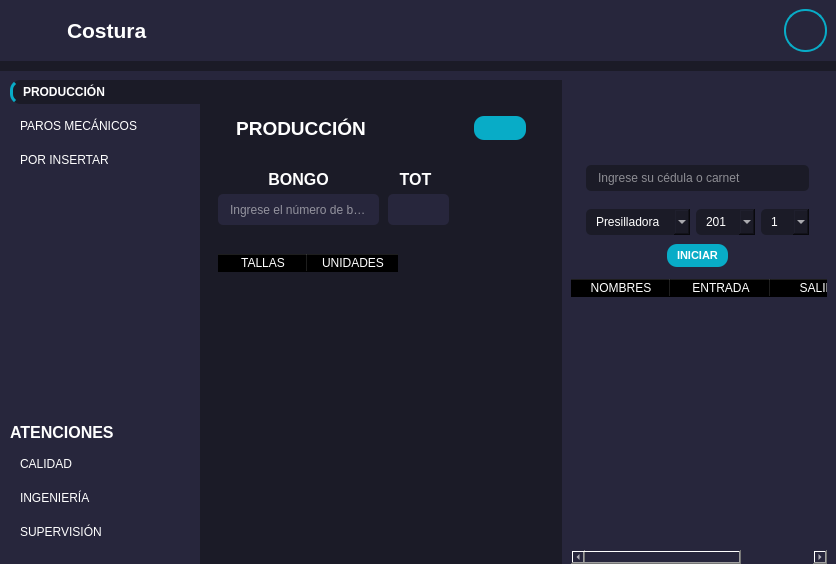
<?xml version="1.0" encoding="UTF-8"?>
<ui version="4.0">
 <class>MainWindow</class>
 <widget class="QMainWindow" name="MainWindow">
  <property name="geometry">
   <rect>
    <x>0</x>
    <y>0</y>
    <width>836</width>
    <height>564</height>
   </rect>
  </property>
  <property name="windowTitle">
   <string>MainWindow</string>
  </property>
  <property name="styleSheet">
   <string notr="true">*{
	border: none;
	background-color: transparent;
	background: transparent;
	padding: 0;
	margin: 0;
	color: #fff;
}
#centralwidget,#prodBtn,#mainBodyContent,QLineEdit,QComboBox{
	background-color: #1b1b27;
}

#header,#mainBody{

	background-color: #27263c;

}
#pushButton{
	border: 2px solid #08ACC7;
	border-radius: 21px;
	text-align: center;
}

#addUserBtn{
	background-color: #08ACC7;
	border-radius:10px;
}

QPushButton{
	text-align: left;
	padding: 5px 10px;
	border-top-left-radius:10px;
	border-bottom-left-radius:10px;
}

#prodBtn{
	border-left: 3px solid #08ACC7;
	font-weight: bold;
}

QLineEdit{
	padding: 5px 10px;
	border-radius: 5px;
}
QComboBox{
	padding: 5px 10px;
	border-radius: 5px;
}

#showUsersBtn{
	background-color: #08ACC7;
	border-radius:10px;
}
</string>
  </property>
  <widget class="QWidget" name="centralwidget">
   <layout class="QVBoxLayout" name="verticalLayout">
    <property name="spacing">
     <number>10</number>
    </property>
    <property name="leftMargin">
     <number>0</number>
    </property>
    <property name="topMargin">
     <number>0</number>
    </property>
    <property name="rightMargin">
     <number>0</number>
    </property>
    <property name="bottomMargin">
     <number>0</number>
    </property>
    <item alignment="Qt::AlignBottom">
     <widget class="QWidget" name="header" native="true">
      <layout class="QHBoxLayout" name="horizontalLayout">
       <property name="spacing">
        <number>0</number>
       </property>
       <property name="leftMargin">
        <number>0</number>
       </property>
       <property name="topMargin">
        <number>0</number>
       </property>
       <property name="rightMargin">
        <number>0</number>
       </property>
       <property name="bottomMargin">
        <number>0</number>
       </property>
       <item alignment="Qt::AlignLeft">
        <widget class="QFrame" name="frame_2">
         <property name="frameShape">
          <enum>QFrame::StyledPanel</enum>
         </property>
         <property name="frameShadow">
          <enum>QFrame::Raised</enum>
         </property>
         <layout class="QHBoxLayout" name="horizontalLayout_4">
          <item alignment="Qt::AlignLeft">
           <widget class="QPushButton" name="menuBarBtn">
            <property name="cursor">
             <cursorShape>PointingHandCursor</cursorShape>
            </property>
            <property name="layoutDirection">
             <enum>Qt::LeftToRight</enum>
            </property>
            <property name="text">
             <string/>
            </property>
            <property name="icon">
             <iconset resource="QSS/QSS_Resources.qrc">
              <normaloff>:/icons/Icons/align-justify.png</normaloff>:/icons/Icons/align-justify.png</iconset>
            </property>
            <property name="iconSize">
             <size>
              <width>24</width>
              <height>24</height>
             </size>
            </property>
           </widget>
          </item>
          <item>
           <widget class="QLabel" name="label">
            <property name="font">
             <font>
              <family>MS Shell Dlg 2</family>
              <pointsize>16</pointsize>
              <weight>75</weight>
              <bold>true</bold>
             </font>
            </property>
            <property name="text">
             <string>Costura</string>
            </property>
           </widget>
          </item>
         </layout>
        </widget>
       </item>
       <item alignment="Qt::AlignRight|Qt::AlignBottom">
        <widget class="QFrame" name="frame">
         <property name="frameShape">
          <enum>QFrame::StyledPanel</enum>
         </property>
         <property name="frameShadow">
          <enum>QFrame::Raised</enum>
         </property>
         <layout class="QHBoxLayout" name="horizontalLayout_3">
          <property name="spacing">
           <number>13</number>
          </property>
          <property name="leftMargin">
           <number>6</number>
          </property>
          <item>
           <widget class="QPushButton" name="pushButton_3">
            <property name="cursor">
             <cursorShape>PointingHandCursor</cursorShape>
            </property>
            <property name="text">
             <string/>
            </property>
            <property name="icon">
             <iconset resource="QSS/QSS_Resources.qrc">
              <normaloff>:/icons/Icons/window_minimize.png</normaloff>:/icons/Icons/window_minimize.png</iconset>
            </property>
            <property name="iconSize">
             <size>
              <width>20</width>
              <height>20</height>
             </size>
            </property>
           </widget>
          </item>
          <item>
           <widget class="QPushButton" name="pushButton_2">
            <property name="cursor">
             <cursorShape>PointingHandCursor</cursorShape>
            </property>
            <property name="styleSheet">
             <string notr="true"/>
            </property>
            <property name="text">
             <string/>
            </property>
            <property name="icon">
             <iconset resource="QSS/QSS_Resources.qrc">
              <normaloff>:/icons/Icons/window_close.png</normaloff>:/icons/Icons/window_close.png</iconset>
            </property>
            <property name="iconSize">
             <size>
              <width>20</width>
              <height>20</height>
             </size>
            </property>
           </widget>
          </item>
          <item>
           <widget class="QPushButton" name="pushButton">
            <property name="minimumSize">
             <size>
              <width>43</width>
              <height>43</height>
             </size>
            </property>
            <property name="maximumSize">
             <size>
              <width>43</width>
              <height>43</height>
             </size>
            </property>
            <property name="cursor">
             <cursorShape>PointingHandCursor</cursorShape>
            </property>
            <property name="text">
             <string/>
            </property>
            <property name="icon">
             <iconset resource="QSS/QSS_Resources.qrc">
              <normaloff>:/icons/Icons/user.png</normaloff>:/icons/Icons/user.png</iconset>
            </property>
            <property name="iconSize">
             <size>
              <width>37</width>
              <height>37</height>
             </size>
            </property>
           </widget>
          </item>
         </layout>
        </widget>
       </item>
      </layout>
     </widget>
    </item>
    <item>
     <widget class="QWidget" name="mainBody" native="true">
      <property name="sizePolicy">
       <sizepolicy hsizetype="Preferred" vsizetype="Expanding">
        <horstretch>0</horstretch>
        <verstretch>0</verstretch>
       </sizepolicy>
      </property>
      <property name="minimumSize">
       <size>
        <width>800</width>
        <height>406</height>
       </size>
      </property>
      <layout class="QHBoxLayout" name="horizontalLayout_2">
       <property name="spacing">
        <number>0</number>
       </property>
       <property name="leftMargin">
        <number>0</number>
       </property>
       <property name="topMargin">
        <number>9</number>
       </property>
       <property name="rightMargin">
        <number>0</number>
       </property>
       <property name="bottomMargin">
        <number>0</number>
       </property>
       <item>
        <widget class="QCustomSlideMenu" name="leftMenu" native="true">
         <property name="minimumSize">
          <size>
           <width>200</width>
           <height>0</height>
          </size>
         </property>
         <property name="maximumSize">
          <size>
           <width>0</width>
           <height>16777215</height>
          </size>
         </property>
         <layout class="QVBoxLayout" name="verticalLayout_3">
          <property name="spacing">
           <number>0</number>
          </property>
          <property name="leftMargin">
           <number>0</number>
          </property>
          <property name="topMargin">
           <number>0</number>
          </property>
          <property name="rightMargin">
           <number>0</number>
          </property>
          <property name="bottomMargin">
           <number>20</number>
          </property>
          <item>
           <widget class="QWidget" name="widget" native="true">
            <property name="minimumSize">
             <size>
              <width>200</width>
              <height>377</height>
             </size>
            </property>
            <property name="font">
             <font>
              <pointsize>8</pointsize>
             </font>
            </property>
            <layout class="QVBoxLayout" name="verticalLayout_4">
             <property name="spacing">
              <number>0</number>
             </property>
             <property name="leftMargin">
              <number>10</number>
             </property>
             <property name="topMargin">
              <number>0</number>
             </property>
             <property name="rightMargin">
              <number>0</number>
             </property>
             <property name="bottomMargin">
              <number>0</number>
             </property>
             <item>
              <widget class="QFrame" name="frame_3">
               <property name="frameShape">
                <enum>QFrame::StyledPanel</enum>
               </property>
               <property name="frameShadow">
                <enum>QFrame::Raised</enum>
               </property>
               <layout class="QVBoxLayout" name="verticalLayout_5">
                <property name="spacing">
                 <number>10</number>
                </property>
                <property name="leftMargin">
                 <number>0</number>
                </property>
                <property name="topMargin">
                 <number>0</number>
                </property>
                <property name="rightMargin">
                 <number>0</number>
                </property>
                <property name="bottomMargin">
                 <number>0</number>
                </property>
                <item>
                 <widget class="QPushButton" name="prodBtn">
                  <property name="cursor">
                   <cursorShape>PointingHandCursor</cursorShape>
                  </property>
                  <property name="text">
                   <string>PRODUCCIÓN</string>
                  </property>
                  <property name="icon">
                   <iconset resource="QSS/QSS_Resources.qrc">
                    <normaloff>:/icons/Icons/scissors.png</normaloff>:/icons/Icons/scissors.png</iconset>
                  </property>
                 </widget>
                </item>
                <item>
                 <widget class="QPushButton" name="pmecBtn">
                  <property name="cursor">
                   <cursorShape>PointingHandCursor</cursorShape>
                  </property>
                  <property name="text">
                   <string>PAROS MECÁNICOS </string>
                  </property>
                  <property name="icon">
                   <iconset resource="QSS/QSS_Resources.qrc">
                    <normaloff>:/icons/Icons/pause.png</normaloff>:/icons/Icons/pause.png</iconset>
                  </property>
                 </widget>
                </item>
                <item>
                 <widget class="QPushButton" name="Btn">
                  <property name="cursor">
                   <cursorShape>PointingHandCursor</cursorShape>
                  </property>
                  <property name="text">
                   <string>POR INSERTAR</string>
                  </property>
                  <property name="icon">
                   <iconset resource="QSS/QSS_Resources.qrc">
                    <normaloff>:/icons/Icons/activity.png</normaloff>:/icons/Icons/activity.png</iconset>
                  </property>
                 </widget>
                </item>
               </layout>
              </widget>
             </item>
             <item>
              <spacer name="verticalSpacer">
               <property name="orientation">
                <enum>Qt::Vertical</enum>
               </property>
               <property name="sizeHint" stdset="0">
                <size>
                 <width>20</width>
                 <height>40</height>
                </size>
               </property>
              </spacer>
             </item>
             <item>
              <widget class="QFrame" name="frame_4">
               <property name="frameShape">
                <enum>QFrame::StyledPanel</enum>
               </property>
               <property name="frameShadow">
                <enum>QFrame::Raised</enum>
               </property>
               <layout class="QVBoxLayout" name="verticalLayout_6">
                <property name="spacing">
                 <number>10</number>
                </property>
                <property name="leftMargin">
                 <number>0</number>
                </property>
                <property name="topMargin">
                 <number>0</number>
                </property>
                <property name="rightMargin">
                 <number>0</number>
                </property>
                <property name="bottomMargin">
                 <number>0</number>
                </property>
                <item alignment="Qt::AlignLeft">
                 <widget class="QLabel" name="Atenciones">
                  <property name="font">
                   <font>
                    <family>MS Shell Dlg 2</family>
                    <pointsize>12</pointsize>
                    <weight>75</weight>
                    <bold>true</bold>
                   </font>
                  </property>
                  <property name="text">
                   <string>ATENCIONES</string>
                  </property>
                  <property name="alignment">
                   <set>Qt::AlignLeading|Qt::AlignLeft|Qt::AlignVCenter</set>
                  </property>
                 </widget>
                </item>
                <item>
                 <widget class="QPushButton" name="qualityBtn">
                  <property name="cursor">
                   <cursorShape>PointingHandCursor</cursorShape>
                  </property>
                  <property name="text">
                   <string>CALIDAD</string>
                  </property>
                  <property name="icon">
                   <iconset resource="QSS/QSS_Resources.qrc">
                    <normaloff>:/icons/Icons/alert-triangle.png</normaloff>:/icons/Icons/alert-triangle.png</iconset>
                  </property>
                 </widget>
                </item>
                <item>
                 <widget class="QPushButton" name="enginBtn">
                  <property name="cursor">
                   <cursorShape>PointingHandCursor</cursorShape>
                  </property>
                  <property name="text">
                   <string>INGENIERÍA</string>
                  </property>
                  <property name="icon">
                   <iconset resource="QSS/QSS_Resources.qrc">
                    <normaloff>:/icons/Icons/pen-tool.png</normaloff>:/icons/Icons/pen-tool.png</iconset>
                  </property>
                 </widget>
                </item>
                <item>
                 <widget class="QPushButton" name="supervBtn">
                  <property name="cursor">
                   <cursorShape>PointingHandCursor</cursorShape>
                  </property>
                  <property name="text">
                   <string>SUPERVISIÓN</string>
                  </property>
                  <property name="icon">
                   <iconset resource="QSS/QSS_Resources.qrc">
                    <normaloff>:/icons/Icons/eye.png</normaloff>:/icons/Icons/eye.png</iconset>
                  </property>
                 </widget>
                </item>
               </layout>
              </widget>
             </item>
            </layout>
           </widget>
          </item>
         </layout>
        </widget>
       </item>
       <item>
        <widget class="QWidget" name="mainBodyContent" native="true">
         <layout class="QVBoxLayout" name="verticalLayout_2">
          <item>
           <widget class="QCustomQStackedWidget" name="mainPages">
            <property name="currentIndex">
             <number>0</number>
            </property>
            <widget class="QWidget" name="prodPage">
             <layout class="QVBoxLayout" name="verticalLayout_10">
              <item alignment="Qt::AlignTop">
               <widget class="QWidget" name="widget_3" native="true">
                <layout class="QHBoxLayout" name="horizontalLayout_7">
                 <item>
                  <widget class="QFrame" name="frame_7">
                   <property name="frameShape">
                    <enum>QFrame::StyledPanel</enum>
                   </property>
                   <property name="frameShadow">
                    <enum>QFrame::Raised</enum>
                   </property>
                   <layout class="QHBoxLayout" name="horizontalLayout_6">
                    <item alignment="Qt::AlignLeft">
                     <widget class="QLabel" name="label_3">
                      <property name="sizePolicy">
                       <sizepolicy hsizetype="Preferred" vsizetype="Preferred">
                        <horstretch>0</horstretch>
                        <verstretch>0</verstretch>
                       </sizepolicy>
                      </property>
                      <property name="font">
                       <font>
                        <pointsize>14</pointsize>
                        <weight>75</weight>
                        <bold>true</bold>
                       </font>
                      </property>
                      <property name="layoutDirection">
                       <enum>Qt::LeftToRight</enum>
                      </property>
                      <property name="text">
                       <string>PRODUCCIÓN</string>
                      </property>
                      <property name="alignment">
                       <set>Qt::AlignCenter</set>
                      </property>
                     </widget>
                    </item>
                    <item alignment="Qt::AlignRight">
                     <widget class="QPushButton" name="showUsersBtn">
                      <property name="font">
                       <font>
                        <weight>75</weight>
                        <bold>true</bold>
                       </font>
                      </property>
                      <property name="cursor">
                       <cursorShape>PointingHandCursor</cursorShape>
                      </property>
                      <property name="text">
                       <string/>
                      </property>
                      <property name="icon">
                       <iconset resource="QSS/QSS_Resources.qrc">
                        <normaloff>:/icons/Icons/user-plus.png</normaloff>:/icons/Icons/user-plus.png</iconset>
                      </property>
                      <property name="iconSize">
                       <size>
                        <width>35</width>
                        <height>35</height>
                       </size>
                      </property>
                     </widget>
                    </item>
                   </layout>
                  </widget>
                 </item>
                </layout>
               </widget>
              </item>
              <item>
               <widget class="QWidget" name="widget_6" native="true">
                <property name="sizePolicy">
                 <sizepolicy hsizetype="Preferred" vsizetype="Expanding">
                  <horstretch>0</horstretch>
                  <verstretch>0</verstretch>
                 </sizepolicy>
                </property>
                <property name="styleSheet">
                 <string notr="true">#bongoID,#totalUndsBongo{

	background-color: rgb(39, 38, 60);
}</string>
                </property>
                <widget class="QLabel" name="label_6">
                 <property name="geometry">
                  <rect>
                   <x>25</x>
                   <y>0</y>
                   <width>111</width>
                   <height>31</height>
                  </rect>
                 </property>
                 <property name="font">
                  <font>
                   <pointsize>12</pointsize>
                   <weight>75</weight>
                   <bold>true</bold>
                   <strikeout>false</strikeout>
                   <kerning>true</kerning>
                  </font>
                 </property>
                 <property name="focusPolicy">
                  <enum>Qt::StrongFocus</enum>
                 </property>
                 <property name="text">
                  <string>BONGO</string>
                 </property>
                 <property name="alignment">
                  <set>Qt::AlignCenter</set>
                 </property>
                 <property name="wordWrap">
                  <bool>true</bool>
                 </property>
                 <property name="indent">
                  <number>-1</number>
                 </property>
                </widget>
                <widget class="QLineEdit" name="bongoID">
                 <property name="geometry">
                  <rect>
                   <x>0</x>
                   <y>30</y>
                   <width>161</width>
                   <height>31</height>
                  </rect>
                 </property>
                 <property name="styleSheet">
                  <string notr="true"/>
                 </property>
                 <property name="placeholderText">
                  <string>Ingrese el número de bongo</string>
                 </property>
                 <property name="cursorMoveStyle">
                  <enum>Qt::LogicalMoveStyle</enum>
                 </property>
                 <property name="clearButtonEnabled">
                  <bool>true</bool>
                 </property>
                </widget>
                <widget class="QLineEdit" name="totalUndsBongo">
                 <property name="geometry">
                  <rect>
                   <x>170</x>
                   <y>30</y>
                   <width>61</width>
                   <height>31</height>
                  </rect>
                 </property>
                 <property name="styleSheet">
                  <string notr="true"/>
                 </property>
                 <property name="placeholderText">
                  <string/>
                 </property>
                 <property name="cursorMoveStyle">
                  <enum>Qt::LogicalMoveStyle</enum>
                 </property>
                 <property name="clearButtonEnabled">
                  <bool>true</bool>
                 </property>
                </widget>
                <widget class="QLabel" name="label_7">
                 <property name="geometry">
                  <rect>
                   <x>167</x>
                   <y>0</y>
                   <width>61</width>
                   <height>31</height>
                  </rect>
                 </property>
                 <property name="font">
                  <font>
                   <pointsize>12</pointsize>
                   <weight>75</weight>
                   <bold>true</bold>
                   <strikeout>false</strikeout>
                   <kerning>true</kerning>
                  </font>
                 </property>
                 <property name="focusPolicy">
                  <enum>Qt::StrongFocus</enum>
                 </property>
                 <property name="text">
                  <string>TOT</string>
                 </property>
                 <property name="alignment">
                  <set>Qt::AlignCenter</set>
                 </property>
                 <property name="wordWrap">
                  <bool>true</bool>
                 </property>
                 <property name="indent">
                  <number>-1</number>
                 </property>
                </widget>
                <widget class="QTableWidget" name="tableWidget_2">
                 <property name="geometry">
                  <rect>
                   <x>0</x>
                   <y>90</y>
                   <width>181</width>
                   <height>151</height>
                  </rect>
                 </property>
                 <property name="sizePolicy">
                  <sizepolicy hsizetype="Expanding" vsizetype="Expanding">
                   <horstretch>0</horstretch>
                   <verstretch>0</verstretch>
                  </sizepolicy>
                 </property>
                 <property name="maximumSize">
                  <size>
                   <width>16777215</width>
                   <height>16777215</height>
                  </size>
                 </property>
                 <property name="autoFillBackground">
                  <bool>false</bool>
                 </property>
                 <property name="verticalScrollBarPolicy">
                  <enum>Qt::ScrollBarAlwaysOff</enum>
                 </property>
                 <property name="horizontalScrollBarPolicy">
                  <enum>Qt::ScrollBarAlwaysOff</enum>
                 </property>
                 <property name="sizeAdjustPolicy">
                  <enum>QAbstractScrollArea::AdjustToContents</enum>
                 </property>
                 <property name="autoScroll">
                  <bool>true</bool>
                 </property>
                 <property name="autoScrollMargin">
                  <number>18</number>
                 </property>
                 <property name="selectionMode">
                  <enum>QAbstractItemView::NoSelection</enum>
                 </property>
                 <property name="selectionBehavior">
                  <enum>QAbstractItemView::SelectRows</enum>
                 </property>
                 <property name="textElideMode">
                  <enum>Qt::ElideRight</enum>
                 </property>
                 <property name="horizontalScrollMode">
                  <enum>QAbstractItemView::ScrollPerItem</enum>
                 </property>
                 <property name="showGrid">
                  <bool>true</bool>
                 </property>
                 <property name="sortingEnabled">
                  <bool>false</bool>
                 </property>
                 <property name="cornerButtonEnabled">
                  <bool>true</bool>
                 </property>
                 <attribute name="horizontalHeaderVisible">
                  <bool>true</bool>
                 </attribute>
                 <attribute name="horizontalHeaderCascadingSectionResizes">
                  <bool>false</bool>
                 </attribute>
                 <attribute name="horizontalHeaderDefaultSectionSize">
                  <number>90</number>
                 </attribute>
                 <attribute name="verticalHeaderCascadingSectionResizes">
                  <bool>false</bool>
                 </attribute>
                 <attribute name="verticalHeaderShowSortIndicator" stdset="0">
                  <bool>false</bool>
                 </attribute>
                 <attribute name="verticalHeaderStretchLastSection">
                  <bool>false</bool>
                 </attribute>
                 <column>
                  <property name="text">
                   <string>TALLAS</string>
                  </property>
                 </column>
                 <column>
                  <property name="text">
                   <string>UNIDADES</string>
                  </property>
                 </column>
                </widget>
               </widget>
              </item>
             </layout>
            </widget>
            <widget class="QWidget" name="pmPage">
             <layout class="QVBoxLayout" name="verticalLayout_11">
              <item>
               <widget class="QWidget" name="widget_4" native="true">
                <widget class="QLabel" name="label_4">
                 <property name="geometry">
                  <rect>
                   <x>10</x>
                   <y>10</y>
                   <width>321</width>
                   <height>41</height>
                  </rect>
                 </property>
                 <property name="font">
                  <font>
                   <pointsize>14</pointsize>
                   <weight>75</weight>
                   <bold>true</bold>
                  </font>
                 </property>
                 <property name="text">
                  <string>PAROS MECANICOS</string>
                 </property>
                 <property name="alignment">
                  <set>Qt::AlignCenter</set>
                 </property>
                </widget>
               </widget>
              </item>
             </layout>
            </widget>
            <widget class="QWidget" name="insertPage">
             <layout class="QVBoxLayout" name="verticalLayout_12">
              <item>
               <widget class="QWidget" name="widget_5" native="true">
                <widget class="QLabel" name="label_5">
                 <property name="geometry">
                  <rect>
                   <x>20</x>
                   <y>10</y>
                   <width>301</width>
                   <height>41</height>
                  </rect>
                 </property>
                 <property name="font">
                  <font>
                   <pointsize>14</pointsize>
                   <weight>75</weight>
                   <bold>true</bold>
                  </font>
                 </property>
                 <property name="text">
                  <string>POR INSERTAR</string>
                 </property>
                 <property name="alignment">
                  <set>Qt::AlignCenter</set>
                 </property>
                </widget>
               </widget>
              </item>
             </layout>
            </widget>
           </widget>
          </item>
         </layout>
        </widget>
       </item>
       <item>
        <widget class="QCustomSlideMenu" name="rightMenu" native="true">
         <property name="sizePolicy">
          <sizepolicy hsizetype="Maximum" vsizetype="Preferred">
           <horstretch>0</horstretch>
           <verstretch>0</verstretch>
          </sizepolicy>
         </property>
         <property name="minimumSize">
          <size>
           <width>200</width>
           <height>0</height>
          </size>
         </property>
         <layout class="QVBoxLayout" name="verticalLayout_7">
          <property name="spacing">
           <number>4</number>
          </property>
          <property name="topMargin">
           <number>6</number>
          </property>
          <property name="bottomMargin">
           <number>0</number>
          </property>
          <item>
           <widget class="QWidget" name="widget_2" native="true">
            <layout class="QVBoxLayout" name="verticalLayout_8">
             <property name="spacing">
              <number>0</number>
             </property>
             <property name="leftMargin">
              <number>6</number>
             </property>
             <property name="topMargin">
              <number>0</number>
             </property>
             <property name="bottomMargin">
              <number>8</number>
             </property>
             <item alignment="Qt::AlignHCenter">
              <widget class="QLabel" name="label_2">
               <property name="minimumSize">
                <size>
                 <width>70</width>
                 <height>70</height>
                </size>
               </property>
               <property name="maximumSize">
                <size>
                 <width>70</width>
                 <height>70</height>
                </size>
               </property>
               <property name="text">
                <string/>
               </property>
               <property name="pixmap">
                <pixmap resource="QSS/QSS_Resources.qrc">:/icons/Icons/users.png</pixmap>
               </property>
               <property name="scaledContents">
                <bool>true</bool>
               </property>
              </widget>
             </item>
             <item>
              <widget class="QFrame" name="frame_5">
               <property name="frameShape">
                <enum>QFrame::StyledPanel</enum>
               </property>
               <property name="frameShadow">
                <enum>QFrame::Raised</enum>
               </property>
               <layout class="QVBoxLayout" name="verticalLayout_9">
                <item>
                 <widget class="QLineEdit" name="userID">
                  <property name="alignment">
                   <set>Qt::AlignLeading|Qt::AlignLeft|Qt::AlignVCenter</set>
                  </property>
                  <property name="placeholderText">
                   <string>Ingrese su cédula o carnet</string>
                  </property>
                 </widget>
                </item>
               </layout>
              </widget>
             </item>
             <item>
              <widget class="QFrame" name="frame_6">
               <property name="frameShape">
                <enum>QFrame::StyledPanel</enum>
               </property>
               <property name="frameShadow">
                <enum>QFrame::Raised</enum>
               </property>
               <layout class="QHBoxLayout" name="horizontalLayout_5">
                <item>
                 <widget class="QComboBox" name="userMaq">
                  <item>
                   <property name="text">
                    <string>Presilladora</string>
                   </property>
                  </item>
                  <item>
                   <property name="text">
                    <string>Revisadora</string>
                   </property>
                  </item>
                  <item>
                   <property name="text">
                    <string>Plana</string>
                   </property>
                  </item>
                  <item>
                   <property name="text">
                    <string>Flatseamer</string>
                   </property>
                  </item>
                 </widget>
                </item>
                <item>
                 <widget class="QComboBox" name="userMod">
                  <item>
                   <property name="text">
                    <string>201</string>
                   </property>
                  </item>
                  <item>
                   <property name="text">
                    <string>202</string>
                   </property>
                  </item>
                  <item>
                   <property name="text">
                    <string>203</string>
                   </property>
                  </item>
                  <item>
                   <property name="text">
                    <string>204</string>
                   </property>
                  </item>
                 </widget>
                </item>
                <item>
                 <widget class="QComboBox" name="userTurn">
                  <item>
                   <property name="text">
                    <string>1</string>
                   </property>
                  </item>
                  <item>
                   <property name="text">
                    <string>2</string>
                   </property>
                  </item>
                  <item>
                   <property name="text">
                    <string>3</string>
                   </property>
                  </item>
                  <item>
                   <property name="text">
                    <string>4</string>
                   </property>
                  </item>
                 </widget>
                </item>
               </layout>
              </widget>
             </item>
             <item alignment="Qt::AlignHCenter">
              <widget class="QPushButton" name="addUserBtn">
               <property name="font">
                <font>
                 <pointsize>8</pointsize>
                 <weight>75</weight>
                 <bold>true</bold>
                </font>
               </property>
               <property name="cursor">
                <cursorShape>PointingHandCursor</cursorShape>
               </property>
               <property name="text">
                <string>INICIAR</string>
               </property>
               <property name="icon">
                <iconset resource="QSS/QSS_Resources.qrc">
                 <normaloff>:/icons/Icons/user-check.png</normaloff>:/icons/Icons/user-check.png</iconset>
               </property>
               <property name="iconSize">
                <size>
                 <width>24</width>
                 <height>24</height>
                </size>
               </property>
              </widget>
             </item>
            </layout>
           </widget>
          </item>
          <item>
           <widget class="QTableWidget" name="tableWidget">
            <column>
             <property name="text">
              <string>NOMBRES</string>
             </property>
            </column>
            <column>
             <property name="text">
              <string>ENTRADA</string>
             </property>
            </column>
            <column>
             <property name="text">
              <string>SALIDA</string>
             </property>
            </column>
           </widget>
          </item>
         </layout>
        </widget>
       </item>
      </layout>
     </widget>
    </item>
   </layout>
  </widget>
 </widget>
 <customwidgets>
  <customwidget>
   <class>QCustomSlideMenu</class>
   <extends>QWidget</extends>
   <header location="global">Custom_Widgets.QCustomSlideMenu.h</header>
   <container>1</container>
  </customwidget>
  <customwidget>
   <class>QCustomQStackedWidget</class>
   <extends>QStackedWidget</extends>
   <header location="global">Custom_Widgets.QCustomQStackedWidget.h</header>
   <container>1</container>
  </customwidget>
 </customwidgets>
 <resources>
  <include location="QSS/QSS_Resources.qrc"/>
 </resources>
 <connections/>
</ui>
